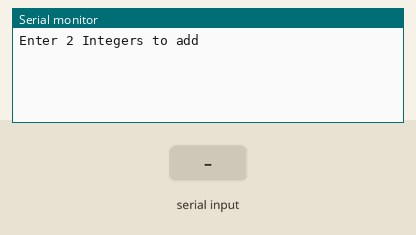
Recording of a sketch running on a simulated Arduino Uno, built with avr-gcc and run on an emulated ATmega328P. Parts: the last lines printed to the serial monitor. The inputs (shaded band) are chosen by the test bench.

Above: at 1.2 s.
1.3 s: "90,45\n" received over Serial
At 2.1 s:
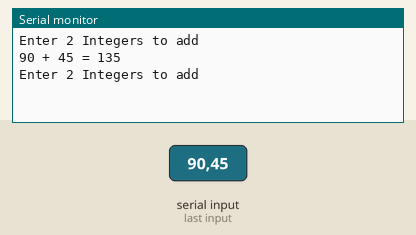
2.8 s: "30,150\n" received over Serial
At 5.2 s:
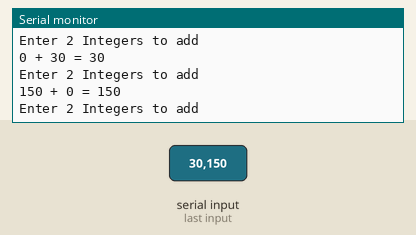

Measured:
- after the input at 1.3 s, the serial monitor: prints a new line at once (image 1)
- after the input at 2.8 s, the serial monitor: prints a new line at once (image 2)

The sketch:

2.ino
```cpp
// HW.2

void setup()
{
  // put your setup code here, to run once:
  Serial.begin(9600);
}

void loop()
{
  // put your main code here, to run repeatedly:
  Serial.println("Enter 2 Integers to add");
  while (Serial.available() == 0)
  {
  }
  int num1 = Serial.parseInt();
  while (Serial.available() == 0)
  {
  }
  int num2 = Serial.parseInt();
  Serial.print(num1);
  Serial.print(" + ");
  Serial.print(num2);
  Serial.print(" = ");
  Serial.println(num1 + num2);
}
```
